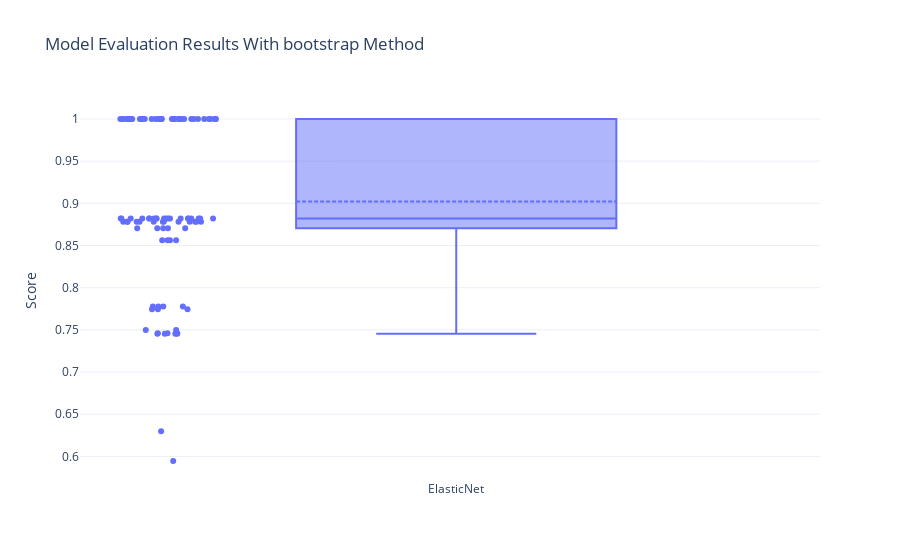

Notebook code for this chart:
### Code cell
mod, df  = mlpipe.bayesian_search(estimator_name='ElasticNet',scoring='matthews_corrcoef', evaluation='bootstrap', n_trials=100, cv=5, warnings_filter=True)#,training_method='one_sem')
# mod, df  = mlpipe.random_search(estimator_name='ElasticNet',scoring='mathews_corrcoef', evaluation='bootstrap', n_iter=150, cv=5)#,training_method='one_sem')

### Figure 1 — Plotly figure (JSON) as saved in the notebook; plotly's stock layout.template omitted (floating-point values rounded to 4 significant figures)
{"data": [{"boxmean": true, "boxpoints": "all", "jitter": 0.3, "name": "ElasticNet", "pointpos": -1.8, "type": "box", "y": [1, 0.7454, 1, 0.8563, 1, 0.8819, 0.746, 1, 0.7454, 1, 1, 0.7778, 0.8819, 0.8704, 0.7778, 0.8704, 1, 0.746, 0.8783, 0.8819, 0.8819, 0.8819, 1, 1, 0.8783, 0.746, 0.8819, 1, 0.8819, 0.7746, 0.8783, 0.8819, 1, 1, 1, 0.75, 0.8563, 1, 0.8819, 1, 0.7746, 1, 0.8783, 0.8819, 0.8704, 1, 0.8783, 1, 0.8819, 0.8819, 0.8819, 0.8819, 0.8704, 0.7778, 0.8783, 1, 1, 0.8783, 0.8819, 1, 0.7778, 0.8819, 1, 1, 1, 0.8819, 0.7454, 1, 1, 0.8563, 0.8783, 1, 0.6299, 1, 0.8819, 1, 0.7746, 0.8783, 0.8783, 0.8783, 0.75, 0.8704, 1, 0.8783, 1, 1, 1, 0.8819, 1, 1, 1, 1, 0.8783, 0.8819, 0.8563, 1, 1, 1, 0.7454, 0.5946]}], "layout": {"title": {"text": "Model Evaluation Results With bootstrap Method"}, "yaxis": {"title": {"text": "Score"}}}}
